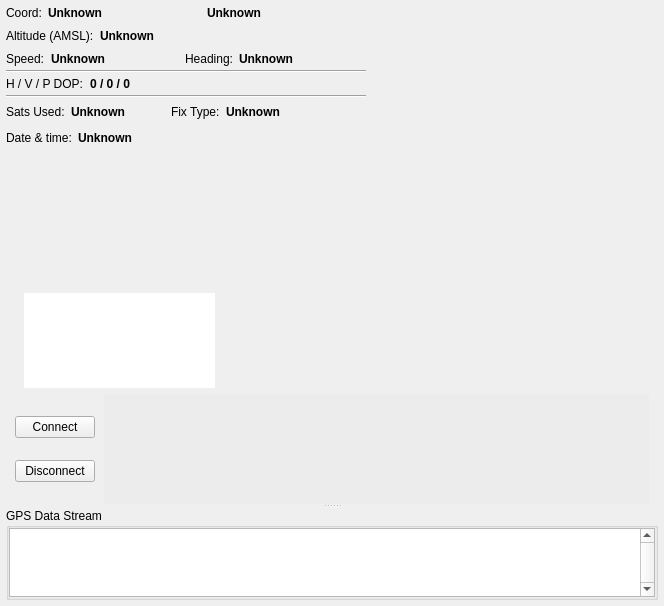
<?xml version="1.0" encoding="UTF-8"?>
<ui version="4.0">
 <class>GpsDisplayWidget</class>
 <widget class="QWidget" name="GpsDisplayWidget">
  <property name="geometry">
   <rect>
    <x>0</x>
    <y>0</y>
    <width>664</width>
    <height>606</height>
   </rect>
  </property>
  <property name="sizePolicy">
   <sizepolicy hsizetype="MinimumExpanding" vsizetype="MinimumExpanding">
    <horstretch>0</horstretch>
    <verstretch>0</verstretch>
   </sizepolicy>
  </property>
  <layout class="QVBoxLayout" name="verticalLayoutTop">
   <property name="spacing">
    <number>0</number>
   </property>
   <property name="leftMargin">
    <number>6</number>
   </property>
   <property name="topMargin">
    <number>6</number>
   </property>
   <property name="rightMargin">
    <number>6</number>
   </property>
   <property name="bottomMargin">
    <number>6</number>
   </property>
   <item>
    <widget class="QSplitter" name="splitter">
     <property name="sizePolicy">
      <sizepolicy hsizetype="Expanding" vsizetype="Expanding">
       <horstretch>0</horstretch>
       <verstretch>0</verstretch>
      </sizepolicy>
     </property>
     <property name="orientation">
      <enum>Qt::Vertical</enum>
     </property>
     <property name="childrenCollapsible">
      <bool>true</bool>
     </property>
     <widget class="QWidget" name="layoutWidget">
      <layout class="QGridLayout" name="gridLayout" rowstretch="3,0">
       <item row="0" column="0">
        <layout class="QVBoxLayout" name="infoVerticalLayout" stretch="0,0,0,0,0,0,0,0,0,0,0,0,0,0,0,1,0,0">
         <property name="spacing">
          <number>0</number>
         </property>
         <item>
          <layout class="QHBoxLayout" name="infoHorizontalLayout1" stretch="0,0,1,0,1,0">
           <property name="spacing">
            <number>0</number>
           </property>
           <item>
            <widget class="QLabel" name="lat_label">
             <property name="text">
              <string>Coord:</string>
             </property>
            </widget>
           </item>
           <item>
            <spacer name="horizontalSpacer_4">
             <property name="orientation">
              <enum>Qt::Horizontal</enum>
             </property>
             <property name="sizeType">
              <enum>QSizePolicy::Minimum</enum>
             </property>
             <property name="sizeHint" stdset="0">
              <size>
               <width>6</width>
               <height>0</height>
              </size>
             </property>
            </spacer>
           </item>
           <item>
            <widget class="QLabel" name="coord_value">
             <property name="font">
              <font>
               <weight>75</weight>
               <bold>true</bold>
              </font>
             </property>
             <property name="text">
              <string>Unknown</string>
             </property>
            </widget>
           </item>
           <item>
            <spacer name="horizontalSpacer_5">
             <property name="orientation">
              <enum>Qt::Horizontal</enum>
             </property>
             <property name="sizeType">
              <enum>QSizePolicy::Minimum</enum>
             </property>
             <property name="sizeHint" stdset="0">
              <size>
               <width>6</width>
               <height>0</height>
              </size>
             </property>
            </spacer>
           </item>
           <item>
            <widget class="QLabel" name="coord_value_2">
             <property name="font">
              <font>
               <weight>75</weight>
               <bold>true</bold>
              </font>
             </property>
             <property name="text">
              <string>Unknown</string>
             </property>
            </widget>
           </item>
           <item>
            <spacer name="horizontalSpacer_6">
             <property name="orientation">
              <enum>Qt::Horizontal</enum>
             </property>
             <property name="sizeType">
              <enum>QSizePolicy::Minimum</enum>
             </property>
             <property name="sizeHint" stdset="0">
              <size>
               <width>6</width>
               <height>0</height>
              </size>
             </property>
            </spacer>
           </item>
          </layout>
         </item>
         <item>
          <spacer name="verticalSpacer_9">
           <property name="orientation">
            <enum>Qt::Vertical</enum>
           </property>
           <property name="sizeType">
            <enum>QSizePolicy::Preferred</enum>
           </property>
           <property name="sizeHint" stdset="0">
            <size>
             <width>20</width>
             <height>6</height>
            </size>
           </property>
          </spacer>
         </item>
         <item>
          <layout class="QHBoxLayout" name="horizontalLayout_2">
           <property name="topMargin">
            <number>0</number>
           </property>
           <item>
            <widget class="QLabel" name="alt_label">
             <property name="text">
              <string>Altitude (AMSL):</string>
             </property>
            </widget>
           </item>
           <item>
            <spacer name="horizontalSpacer_15">
             <property name="orientation">
              <enum>Qt::Horizontal</enum>
             </property>
             <property name="sizeType">
              <enum>QSizePolicy::Minimum</enum>
             </property>
             <property name="sizeHint" stdset="0">
              <size>
               <width>6</width>
               <height>20</height>
              </size>
             </property>
            </spacer>
           </item>
           <item>
            <widget class="QLabel" name="coord_value_3">
             <property name="font">
              <font>
               <weight>75</weight>
               <bold>true</bold>
              </font>
             </property>
             <property name="text">
              <string>Unknown</string>
             </property>
            </widget>
           </item>
           <item>
            <spacer name="horizontalSpacer_16">
             <property name="orientation">
              <enum>Qt::Horizontal</enum>
             </property>
             <property name="sizeHint" stdset="0">
              <size>
               <width>40</width>
               <height>20</height>
              </size>
             </property>
            </spacer>
           </item>
          </layout>
         </item>
         <item>
          <spacer name="verticalSpacer_3">
           <property name="orientation">
            <enum>Qt::Vertical</enum>
           </property>
           <property name="sizeType">
            <enum>QSizePolicy::Preferred</enum>
           </property>
           <property name="sizeHint" stdset="0">
            <size>
             <width>20</width>
             <height>6</height>
            </size>
           </property>
          </spacer>
         </item>
         <item>
          <layout class="QHBoxLayout" name="infoHorizontalLayout2" stretch="0,0,1,0,0,0,1">
           <property name="spacing">
            <number>0</number>
           </property>
           <item>
            <widget class="QLabel" name="speed_label">
             <property name="text">
              <string>Speed:</string>
             </property>
            </widget>
           </item>
           <item>
            <spacer name="horizontalSpacer_7">
             <property name="orientation">
              <enum>Qt::Horizontal</enum>
             </property>
             <property name="sizeType">
              <enum>QSizePolicy::Minimum</enum>
             </property>
             <property name="sizeHint" stdset="0">
              <size>
               <width>6</width>
               <height>0</height>
              </size>
             </property>
            </spacer>
           </item>
           <item>
            <widget class="QLabel" name="speed_value">
             <property name="font">
              <font>
               <weight>75</weight>
               <bold>true</bold>
              </font>
             </property>
             <property name="text">
              <string>Unknown</string>
             </property>
             <property name="scaledContents">
              <bool>true</bool>
             </property>
            </widget>
           </item>
           <item>
            <spacer name="horizontalSpacer_9">
             <property name="orientation">
              <enum>Qt::Horizontal</enum>
             </property>
             <property name="sizeType">
              <enum>QSizePolicy::Minimum</enum>
             </property>
             <property name="sizeHint" stdset="0">
              <size>
               <width>6</width>
               <height>0</height>
              </size>
             </property>
            </spacer>
           </item>
           <item>
            <widget class="QLabel" name="bear_label">
             <property name="text">
              <string>Heading:</string>
             </property>
            </widget>
           </item>
           <item>
            <spacer name="horizontalSpacer_8">
             <property name="orientation">
              <enum>Qt::Horizontal</enum>
             </property>
             <property name="sizeType">
              <enum>QSizePolicy::Minimum</enum>
             </property>
             <property name="sizeHint" stdset="0">
              <size>
               <width>6</width>
               <height>0</height>
              </size>
             </property>
            </spacer>
           </item>
           <item>
            <widget class="QLabel" name="bear_value">
             <property name="font">
              <font>
               <weight>75</weight>
               <bold>true</bold>
              </font>
             </property>
             <property name="text">
              <string>Unknown</string>
             </property>
            </widget>
           </item>
          </layout>
         </item>
         <item>
          <spacer name="verticalSpacer_5">
           <property name="orientation">
            <enum>Qt::Vertical</enum>
           </property>
           <property name="sizeType">
            <enum>QSizePolicy::Preferred</enum>
           </property>
           <property name="sizeHint" stdset="0">
            <size>
             <width>20</width>
             <height>4</height>
            </size>
           </property>
          </spacer>
         </item>
         <item>
          <widget class="Line" name="line1">
           <property name="orientation">
            <enum>Qt::Horizontal</enum>
           </property>
          </widget>
         </item>
         <item>
          <spacer name="verticalSpacer_6">
           <property name="orientation">
            <enum>Qt::Vertical</enum>
           </property>
           <property name="sizeType">
            <enum>QSizePolicy::Preferred</enum>
           </property>
           <property name="sizeHint" stdset="0">
            <size>
             <width>20</width>
             <height>4</height>
            </size>
           </property>
          </spacer>
         </item>
         <item>
          <layout class="QHBoxLayout" name="infoHorizontalLayout3" stretch="0,0,1">
           <item>
            <widget class="QLabel" name="label">
             <property name="text">
              <string>H / V / P DOP:</string>
             </property>
            </widget>
           </item>
           <item>
            <spacer name="horizontalSpacer_13">
             <property name="orientation">
              <enum>Qt::Horizontal</enum>
             </property>
             <property name="sizeType">
              <enum>QSizePolicy::Minimum</enum>
             </property>
             <property name="sizeHint" stdset="0">
              <size>
               <width>6</width>
               <height>0</height>
              </size>
             </property>
            </spacer>
           </item>
           <item>
            <widget class="QLabel" name="dop_value">
             <property name="font">
              <font>
               <weight>75</weight>
               <bold>true</bold>
              </font>
             </property>
             <property name="text">
              <string>0 / 0 / 0</string>
             </property>
            </widget>
           </item>
          </layout>
         </item>
         <item>
          <spacer name="verticalSpacer_8">
           <property name="orientation">
            <enum>Qt::Vertical</enum>
           </property>
           <property name="sizeType">
            <enum>QSizePolicy::Preferred</enum>
           </property>
           <property name="sizeHint" stdset="0">
            <size>
             <width>20</width>
             <height>4</height>
            </size>
           </property>
          </spacer>
         </item>
         <item>
          <widget class="Line" name="line2">
           <property name="orientation">
            <enum>Qt::Horizontal</enum>
           </property>
          </widget>
         </item>
         <item>
          <spacer name="verticalSpacer_7">
           <property name="orientation">
            <enum>Qt::Vertical</enum>
           </property>
           <property name="sizeType">
            <enum>QSizePolicy::Preferred</enum>
           </property>
           <property name="sizeHint" stdset="0">
            <size>
             <width>20</width>
             <height>4</height>
            </size>
           </property>
          </spacer>
         </item>
         <item>
          <layout class="QHBoxLayout" name="infoHorizontalLayout4" stretch="0,0,1,0,0,0,0,0,0">
           <property name="spacing">
            <number>0</number>
           </property>
           <item>
            <widget class="QLabel" name="status_label">
             <property name="text">
              <string>Sats Used:</string>
             </property>
            </widget>
           </item>
           <item>
            <spacer name="horizontalSpacer_10">
             <property name="orientation">
              <enum>Qt::Horizontal</enum>
             </property>
             <property name="sizeType">
              <enum>QSizePolicy::Minimum</enum>
             </property>
             <property name="sizeHint" stdset="0">
              <size>
               <width>6</width>
               <height>0</height>
              </size>
             </property>
            </spacer>
           </item>
           <item>
            <widget class="QLabel" name="status_value">
             <property name="sizePolicy">
              <sizepolicy hsizetype="Preferred" vsizetype="Preferred">
               <horstretch>0</horstretch>
               <verstretch>0</verstretch>
              </sizepolicy>
             </property>
             <property name="minimumSize">
              <size>
               <width>50</width>
               <height>0</height>
              </size>
             </property>
             <property name="maximumSize">
              <size>
               <width>100</width>
               <height>16777215</height>
              </size>
             </property>
             <property name="font">
              <font>
               <weight>75</weight>
               <bold>true</bold>
              </font>
             </property>
             <property name="text">
              <string>Unknown</string>
             </property>
            </widget>
           </item>
           <item>
            <spacer name="horizontalSpacer_17">
             <property name="orientation">
              <enum>Qt::Horizontal</enum>
             </property>
             <property name="sizeHint" stdset="0">
              <size>
               <width>40</width>
               <height>20</height>
              </size>
             </property>
            </spacer>
           </item>
           <item>
            <spacer name="horizontalSpacer_11">
             <property name="orientation">
              <enum>Qt::Horizontal</enum>
             </property>
             <property name="sizeType">
              <enum>QSizePolicy::Minimum</enum>
             </property>
             <property name="sizeHint" stdset="0">
              <size>
               <width>6</width>
               <height>0</height>
              </size>
             </property>
            </spacer>
           </item>
           <item>
            <widget class="QLabel" name="fix_label">
             <property name="text">
              <string>Fix Type:</string>
             </property>
            </widget>
           </item>
           <item>
            <spacer name="horizontalSpacer_20">
             <property name="orientation">
              <enum>Qt::Horizontal</enum>
             </property>
             <property name="sizeType">
              <enum>QSizePolicy::Minimum</enum>
             </property>
             <property name="sizeHint" stdset="0">
              <size>
               <width>6</width>
               <height>0</height>
              </size>
             </property>
            </spacer>
           </item>
           <item>
            <widget class="QLabel" name="fix_value">
             <property name="minimumSize">
              <size>
               <width>100</width>
               <height>0</height>
              </size>
             </property>
             <property name="font">
              <font>
               <weight>75</weight>
               <bold>true</bold>
              </font>
             </property>
             <property name="text">
              <string>Unknown</string>
             </property>
            </widget>
           </item>
           <item>
            <spacer name="horizontalSpacer_19">
             <property name="orientation">
              <enum>Qt::Horizontal</enum>
             </property>
             <property name="sizeHint" stdset="0">
              <size>
               <width>40</width>
               <height>20</height>
              </size>
             </property>
            </spacer>
           </item>
          </layout>
         </item>
         <item>
          <spacer name="verticalSpacer_4">
           <property name="orientation">
            <enum>Qt::Vertical</enum>
           </property>
           <property name="sizeType">
            <enum>QSizePolicy::Preferred</enum>
           </property>
           <property name="sizeHint" stdset="0">
            <size>
             <width>20</width>
             <height>6</height>
            </size>
           </property>
          </spacer>
         </item>
         <item>
          <layout class="QHBoxLayout" name="infoHorizontalLayout5" stretch="0,0,0,0">
           <property name="spacing">
            <number>0</number>
           </property>
           <property name="topMargin">
            <number>0</number>
           </property>
           <item>
            <widget class="QLabel" name="datetime_label">
             <property name="text">
              <string>Date &amp; time:</string>
             </property>
            </widget>
           </item>
           <item>
            <spacer name="horizontalSpacer_22">
             <property name="orientation">
              <enum>Qt::Horizontal</enum>
             </property>
             <property name="sizeType">
              <enum>QSizePolicy::Minimum</enum>
             </property>
             <property name="sizeHint" stdset="0">
              <size>
               <width>6</width>
               <height>0</height>
              </size>
             </property>
            </spacer>
           </item>
           <item>
            <widget class="QLabel" name="time_value">
             <property name="maximumSize">
              <size>
               <width>16777215</width>
               <height>16777215</height>
              </size>
             </property>
             <property name="font">
              <font>
               <weight>75</weight>
               <bold>true</bold>
              </font>
             </property>
             <property name="text">
              <string>Unknown</string>
             </property>
            </widget>
           </item>
           <item>
            <spacer name="horizontalSpacer_18">
             <property name="orientation">
              <enum>Qt::Horizontal</enum>
             </property>
             <property name="sizeHint" stdset="0">
              <size>
               <width>40</width>
               <height>20</height>
              </size>
             </property>
            </spacer>
           </item>
          </layout>
         </item>
         <item>
          <spacer name="verticalSpacer_1">
           <property name="orientation">
            <enum>Qt::Vertical</enum>
           </property>
           <property name="sizeType">
            <enum>QSizePolicy::Expanding</enum>
           </property>
           <property name="sizeHint" stdset="0">
            <size>
             <width>20</width>
             <height>4</height>
            </size>
           </property>
          </spacer>
         </item>
         <item>
          <spacer name="verticalSpacer">
           <property name="orientation">
            <enum>Qt::Vertical</enum>
           </property>
           <property name="sizeType">
            <enum>QSizePolicy::Ignored</enum>
           </property>
           <property name="sizeHint" stdset="0">
            <size>
             <width>20</width>
             <height>40</height>
            </size>
           </property>
          </spacer>
         </item>
         <item>
          <layout class="QHBoxLayout" name="horizontalLayout_4" stretch="0,0,0">
           <property name="spacing">
            <number>0</number>
           </property>
           <item>
            <spacer name="horizontalSpacer_21">
             <property name="orientation">
              <enum>Qt::Horizontal</enum>
             </property>
             <property name="sizeType">
              <enum>QSizePolicy::Minimum</enum>
             </property>
             <property name="sizeHint" stdset="0">
              <size>
               <width>18</width>
               <height>20</height>
              </size>
             </property>
            </spacer>
           </item>
           <item>
            <widget class="QGraphicsView" name="flatEarth">
             <property name="sizePolicy">
              <sizepolicy hsizetype="Fixed" vsizetype="Fixed">
               <horstretch>0</horstretch>
               <verstretch>0</verstretch>
              </sizepolicy>
             </property>
             <property name="minimumSize">
              <size>
               <width>191</width>
               <height>95</height>
              </size>
             </property>
             <property name="maximumSize">
              <size>
               <width>191</width>
               <height>95</height>
              </size>
             </property>
             <property name="acceptDrops">
              <bool>false</bool>
             </property>
             <property name="toolTip">
              <string extracomment="Location of GCS on the Earth">&lt;html&gt;&lt;head/&gt;&lt;body&gt;&lt;p&gt;Location of GCS on the Earth&lt;/p&gt;&lt;/body&gt;&lt;/html&gt;</string>
             </property>
             <property name="frameShape">
              <enum>QFrame::NoFrame</enum>
             </property>
             <property name="lineWidth">
              <number>0</number>
             </property>
             <property name="verticalScrollBarPolicy">
              <enum>Qt::ScrollBarAlwaysOff</enum>
             </property>
             <property name="horizontalScrollBarPolicy">
              <enum>Qt::ScrollBarAlwaysOff</enum>
             </property>
             <property name="optimizationFlags">
              <set>QGraphicsView::DontAdjustForAntialiasing</set>
             </property>
            </widget>
           </item>
           <item>
            <spacer name="horizontalSpacer_14">
             <property name="orientation">
              <enum>Qt::Horizontal</enum>
             </property>
             <property name="sizeHint" stdset="0">
              <size>
               <width>40</width>
               <height>20</height>
              </size>
             </property>
            </spacer>
           </item>
          </layout>
         </item>
        </layout>
       </item>
       <item row="0" column="1">
        <layout class="QVBoxLayout" name="verticalLayout_3" stretch="0,1">
         <property name="spacing">
          <number>0</number>
         </property>
         <item>
          <widget class="GpsConstellationWidget" name="gpsSky">
           <property name="enabled">
            <bool>true</bool>
           </property>
           <property name="maximumSize">
            <size>
             <width>400</width>
             <height>400</height>
            </size>
           </property>
           <property name="styleSheet">
            <string notr="true">background-color: rgba(255, 255, 255, 0);</string>
           </property>
           <property name="frameShape">
            <enum>QFrame::Panel</enum>
           </property>
           <property name="verticalScrollBarPolicy">
            <enum>Qt::ScrollBarAlwaysOff</enum>
           </property>
           <property name="horizontalScrollBarPolicy">
            <enum>Qt::ScrollBarAlwaysOff</enum>
           </property>
           <property name="backgroundBrush">
            <brush brushstyle="NoBrush">
             <color alpha="255">
              <red>0</red>
              <green>0</green>
              <blue>0</blue>
             </color>
            </brush>
           </property>
          </widget>
         </item>
         <item>
          <spacer name="verticalSpacer_2">
           <property name="orientation">
            <enum>Qt::Vertical</enum>
           </property>
           <property name="sizeType">
            <enum>QSizePolicy::Expanding</enum>
           </property>
           <property name="sizeHint" stdset="0">
            <size>
             <width>20</width>
             <height>40</height>
            </size>
           </property>
          </spacer>
         </item>
        </layout>
       </item>
       <item row="1" column="0" colspan="2">
        <layout class="QHBoxLayout" name="horizontalLayout2">
         <property name="spacing">
          <number>0</number>
         </property>
         <property name="topMargin">
          <number>0</number>
         </property>
         <property name="bottomMargin">
          <number>0</number>
         </property>
         <item>
          <spacer name="horizontalSpacer">
           <property name="orientation">
            <enum>Qt::Horizontal</enum>
           </property>
           <property name="sizeType">
            <enum>QSizePolicy::Fixed</enum>
           </property>
           <property name="sizeHint" stdset="0">
            <size>
             <width>9</width>
             <height>20</height>
            </size>
           </property>
          </spacer>
         </item>
         <item>
          <layout class="QVBoxLayout" name="verticalLayout">
           <item>
            <widget class="QPushButton" name="connectButton">
             <property name="text">
              <string>Connect</string>
             </property>
            </widget>
           </item>
           <item>
            <widget class="QPushButton" name="disconnectButton">
             <property name="text">
              <string>Disconnect</string>
             </property>
            </widget>
           </item>
          </layout>
         </item>
         <item>
          <spacer name="horizontalSpacer_3">
           <property name="orientation">
            <enum>Qt::Horizontal</enum>
           </property>
           <property name="sizeType">
            <enum>QSizePolicy::MinimumExpanding</enum>
           </property>
           <property name="sizeHint" stdset="0">
            <size>
             <width>9</width>
             <height>20</height>
            </size>
           </property>
          </spacer>
         </item>
         <item>
          <widget class="GpsSnrWidget" name="gpsSnrWidget">
           <property name="sizePolicy">
            <sizepolicy hsizetype="Expanding" vsizetype="Expanding">
             <horstretch>1</horstretch>
             <verstretch>0</verstretch>
            </sizepolicy>
           </property>
           <property name="maximumSize">
            <size>
             <width>850</width>
             <height>110</height>
            </size>
           </property>
           <property name="baseSize">
            <size>
             <width>0</width>
             <height>0</height>
            </size>
           </property>
           <property name="palette">
            <palette>
             <active>
              <colorrole role="Base">
               <brush brushstyle="SolidPattern">
                <color alpha="255">
                 <red>236</red>
                 <green>236</green>
                 <blue>236</blue>
                </color>
               </brush>
              </colorrole>
              <colorrole role="Window">
               <brush brushstyle="SolidPattern">
                <color alpha="255">
                 <red>237</red>
                 <green>237</green>
                 <blue>237</blue>
                </color>
               </brush>
              </colorrole>
             </active>
             <inactive>
              <colorrole role="Base">
               <brush brushstyle="SolidPattern">
                <color alpha="255">
                 <red>236</red>
                 <green>236</green>
                 <blue>236</blue>
                </color>
               </brush>
              </colorrole>
              <colorrole role="Window">
               <brush brushstyle="SolidPattern">
                <color alpha="255">
                 <red>237</red>
                 <green>237</green>
                 <blue>237</blue>
                </color>
               </brush>
              </colorrole>
             </inactive>
             <disabled>
              <colorrole role="Base">
               <brush brushstyle="SolidPattern">
                <color alpha="255">
                 <red>236</red>
                 <green>236</green>
                 <blue>236</blue>
                </color>
               </brush>
              </colorrole>
              <colorrole role="Window">
               <brush brushstyle="SolidPattern">
                <color alpha="255">
                 <red>236</red>
                 <green>236</green>
                 <blue>236</blue>
                </color>
               </brush>
              </colorrole>
             </disabled>
            </palette>
           </property>
           <property name="toolTip">
            <string>&lt;html&gt;&lt;head/&gt;&lt;body&gt;&lt;p&gt;Displays the SNR for each detected satellite.&lt;/p&gt; &lt;ul&gt;&lt;li&gt; GPS satellites are shown in green&lt;/li&gt;&lt;li&gt; GLONASS in cyan&lt;/li&gt;&lt;li&gt; BeiDou in red&lt;/li&gt;&lt;li&gt; Galileo in magenta &lt;/li&gt;&lt;li&gt; SBAS/QZSS in orange &lt;li&gt;&lt;/ul&gt;&lt;p&gt; Satellite SNR is displayed above (in dBHz ) &lt;br/&gt; Satellite number (PRN) is displayed below the bar. &lt;/p&gt;&lt;/body&gt;&lt;/html&gt;</string>
           </property>
           <property name="autoFillBackground">
            <bool>false</bool>
           </property>
           <property name="frameShape">
            <enum>QFrame::NoFrame</enum>
           </property>
           <property name="frameShadow">
            <enum>QFrame::Plain</enum>
           </property>
           <property name="lineWidth">
            <number>0</number>
           </property>
           <property name="verticalScrollBarPolicy">
            <enum>Qt::ScrollBarAlwaysOff</enum>
           </property>
           <property name="horizontalScrollBarPolicy">
            <enum>Qt::ScrollBarAlwaysOff</enum>
           </property>
          </widget>
         </item>
         <item>
          <spacer name="horizontalSpacer_2">
           <property name="orientation">
            <enum>Qt::Horizontal</enum>
           </property>
           <property name="sizeType">
            <enum>QSizePolicy::Fixed</enum>
           </property>
           <property name="sizeHint" stdset="0">
            <size>
             <width>9</width>
             <height>20</height>
            </size>
           </property>
          </spacer>
         </item>
        </layout>
       </item>
      </layout>
     </widget>
     <widget class="QGroupBox" name="dataStreamGroupBox">
      <property name="title">
       <string>GPS Data Stream</string>
      </property>
      <layout class="QVBoxLayout" name="verticalLayout_4">
       <property name="leftMargin">
        <number>0</number>
       </property>
       <property name="topMargin">
        <number>0</number>
       </property>
       <property name="rightMargin">
        <number>0</number>
       </property>
       <property name="bottomMargin">
        <number>0</number>
       </property>
       <item>
        <widget class="QTextBrowser" name="textBrowser">
         <property name="sizePolicy">
          <sizepolicy hsizetype="Expanding" vsizetype="Ignored">
           <horstretch>0</horstretch>
           <verstretch>0</verstretch>
          </sizepolicy>
         </property>
         <property name="minimumSize">
          <size>
           <width>0</width>
           <height>50</height>
          </size>
         </property>
         <property name="lineWidth">
          <number>0</number>
         </property>
         <property name="verticalScrollBarPolicy">
          <enum>Qt::ScrollBarAlwaysOn</enum>
         </property>
         <property name="lineWrapMode">
          <enum>QTextEdit::WidgetWidth</enum>
         </property>
         <property name="acceptRichText">
          <bool>false</bool>
         </property>
        </widget>
       </item>
      </layout>
     </widget>
    </widget>
   </item>
  </layout>
 </widget>
 <customwidgets>
  <customwidget>
   <class>GpsConstellationWidget</class>
   <extends>QGraphicsView</extends>
   <header>gpsconstellationwidget.h</header>
  </customwidget>
  <customwidget>
   <class>GpsSnrWidget</class>
   <extends>QGraphicsView</extends>
   <header>gpssnrwidget.h</header>
  </customwidget>
 </customwidgets>
 <resources/>
 <connections/>
</ui>
